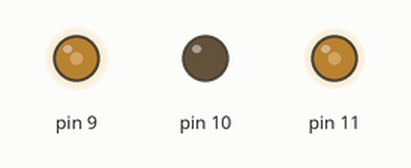
This sketch was run on a simulated Arduino Uno, built with avr-gcc and run on an emulated ATmega328P. On the bench: output pins drawn as LEDs (lit = HIGH). What the sketch prints to the serial monitor is not drawn.

Above: at 0.05 s.
At 2.15 s:
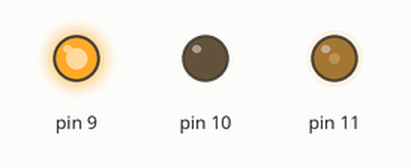
At 4.25 s:
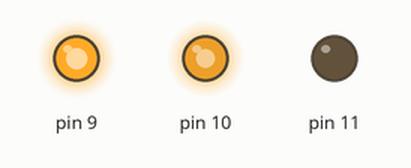
At 8.45 s:
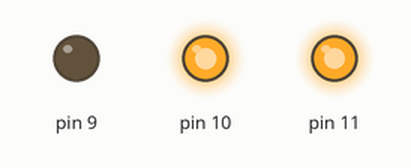
At 12.65 s:
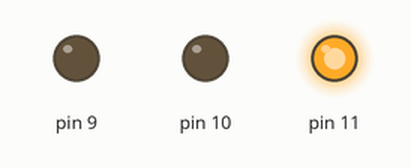
At 16.95 s:
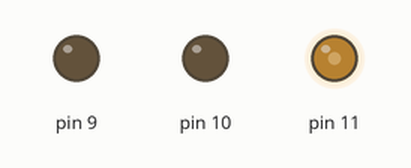
Timing chart, 0 to 22.1 s (numbered marks = the images above):
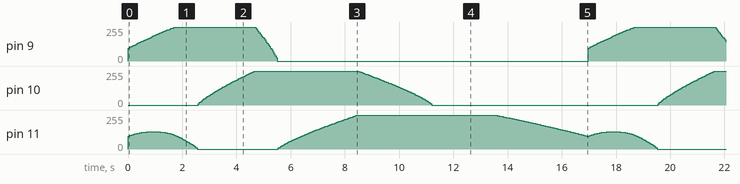

The sketch:

spectro.ino
```cpp
#include <RGBLed.h>

RGBLed led(11, 10, 9, COMMON_CATHODE);


void setup()
{

  Serial.begin(9600);
}

void loop()
{ float i;
  for(i=380;i<=780;i++){
    generateRGB(i);
  }

}

void generateRGB(float i){
    float r=0;
    float g=0;
    float b=0;
    const float gamma = 0.80;
    const float depth = 255;
    if (i >= 380 && i <= 440) {
        r = -1 * (i - 440) / (440 - 380);
        b = 1;

    }
    else if (i >= 440 && i <= 490 ) {
        g = (i - 440) / (490 - 440);
        b = 1;
    }
    else if (i >= 490 && i <= 510 ) {
        g = 1;
        b = -1 * (i - 510) / (510 - 490);
    }
    else if (i >= 510 && i <= 580 ) {
        r = (i - 510) / (580 - 510);
        g = 1;
    }
    else if (i >= 580 && i <= 645 ) {
        r = 1;
        g = -1 * (i - 645) / (645 - 580);
    }
    else if (i >= 645 && i <= 780 ) {
        r = 1;
    }

    // LET THE INTENSITY SSS FALL OFF NEAR THE VISION LIMITS
    float sss = 1;
    if (i > 700) {
        sss = 0.3 + 0.7 * (780 - i) / (780 - 700);
    }
    else if (i < 420) {
        sss = 0.3 + 0.7 * (i - 380) / (420 - 380);
    }

    // GAMMA ADJUST AND WRITE IMAGE TO AN ARRAY
    r =floor(depth * (pow((sss * r),gamma)));
    g =floor(depth * (pow((sss * g),gamma)));
    b =floor(depth * (pow((sss * b),gamma)));

    Serial.println(r);
    Serial.println(g);
    Serial.println(b);


     led.setColor(r, g,b);
     delay(40);
}
```
